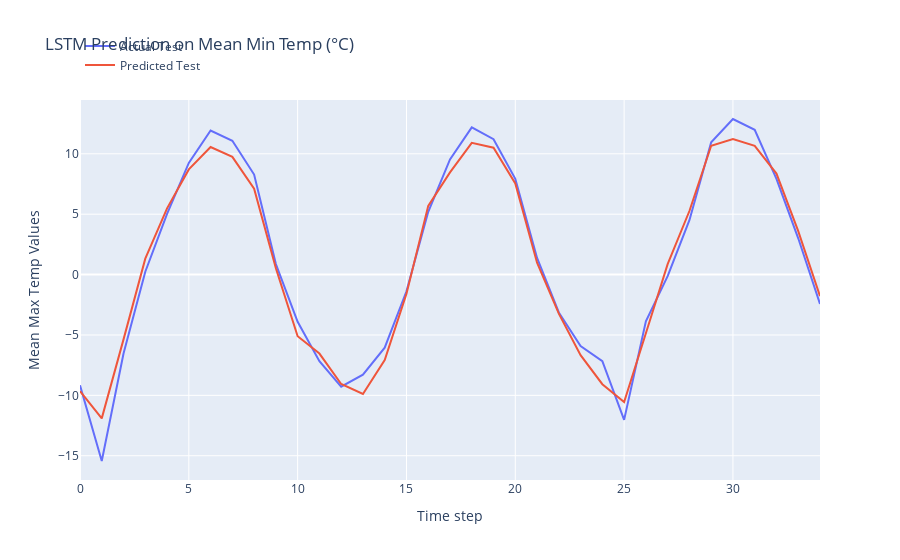

The cell this chart's notebook holds for it:
### Code cell
print('Test Mean Absolute Error:', mean_absolute_error(y_test, test_predict))
print('Test Root Mean Squared Error:',np.sqrt(mean_squared_error(y_test, test_predict)))

# plot the actual and predicted values for test data
trace1 = go.Scatter(x=np.arange(len(y_test)), y=y_test.flatten(), mode='lines', name='Actual Test')
trace2 = go.Scatter(x=np.arange(len(test_predict)), y=test_predict.flatten(), mode='lines', name='Predicted Test')

# Create layout
layout = go.Layout(
    title='LSTM Prediction on Mean Min Temp (°C)',
    xaxis=dict(title='Time step'),
    yaxis=dict(title='Mean Max Temp Values'),
    legend=dict(x=0, y=1.18)
)

# Create figure
fig = go.Figure(data=[trace1, trace2], layout=layout)

# Show plot
fig.show()

### Figure 1 — Plotly figure (JSON) as saved in the notebook; plotly's stock layout.template omitted (floating-point values rounded to 4 significant figures)
{"data": [{"mode": "lines", "name": "Actual Test", "type": "scatter", "x": [0, 1, 2, 3, 4, 5, 6, 7, 8, 9, 10, 11, 12, 13, 14, 15, 16, 17, 18, 19, 20, 21, 22, 23, 24, 25, 26, 27, 28, 29, 30, 31, 32, 33, 34], "y": [-9.166, -15.44, -6.535, 0.2381, 5.033, 9.25, 11.93, 11.08, 8.284, 0.8686, -3.908, -7.165, -9.282, -8.282, -6.05, -1.385, 5.197, 9.539, 12.19, 11.21, 7.925, 1.374, -3.138, -5.926, -7.164, -12.03, -3.874, -0.1282, 4.507, 10.96, 12.88, 11.99, 7.918, 3.004, -2.439]}, {"mode": "lines", "name": "Predicted Test", "type": "scatter", "x": [0, 1, 2, 3, 4, 5, 6, 7, 8, 9, 10, 11, 12, 13, 14, 15, 16, 17, 18, 19, 20, 21, 22, 23, 24, 25, 26, 27, 28, 29, 30, 31, 32, 33, 34], "y": [-9.642, -11.91, -5.364, 1.317, 5.484, 8.71, 10.56, 9.75, 7.115, 0.5233, -5.107, -6.54, -9.061, -9.886, -7.08, -1.594, 5.692, 8.465, 10.91, 10.51, 7.549, 0.9819, -3.233, -6.677, -9.078, -10.55, -4.862, 0.8649, 5.264, 10.67, 11.22, 10.67, 8.363, 3.595, -1.78]}], "layout": {"legend": {"x": 0, "y": 1.18}, "title": {"text": "LSTM Prediction on Mean Min Temp (°C)"}, "xaxis": {"title": {"text": "Time step"}}, "yaxis": {"title": {"text": "Mean Max Temp Values"}}}}
